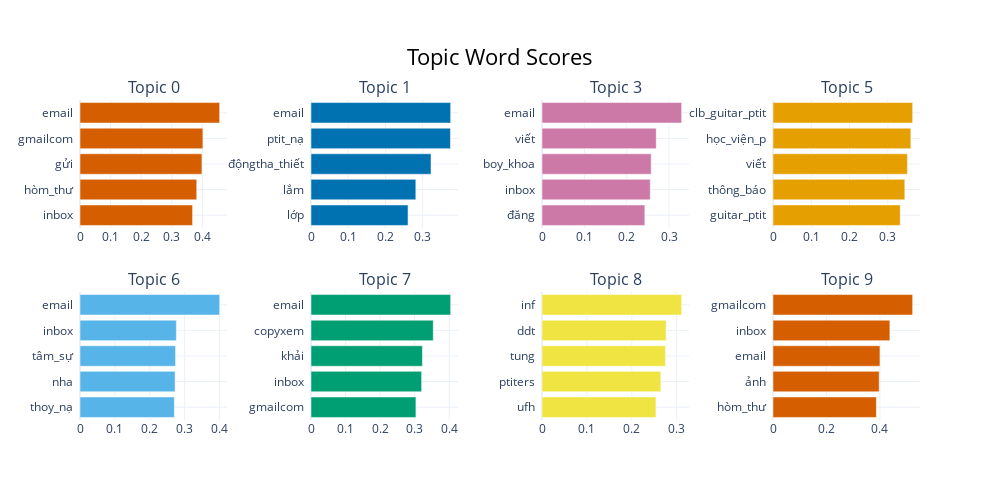

Notebook code cell kept with this figure:
### Code cell
topic_model.visualize_barchart()

### Figure 1 — Plotly figure (JSON) as saved in the notebook; plotly's stock layout.template omitted (floating-point values rounded to 4 significant figures)
{"data": [{"marker": {"color": "#D55E00"}, "orientation": "h", "type": "bar", "x": [0.368, 0.3817, 0.3987, 0.4019, 0.4566], "xaxis": "x", "y": ["inbox  ", "hòm_thư  ", "gửi  ", "gmailcom  ", "email  "], "yaxis": "y"}, {"marker": {"color": "#0072B2"}, "orientation": "h", "type": "bar", "x": [0.2607, 0.2816, 0.3224, 0.3746, 0.3752], "xaxis": "x2", "y": ["lớp  ", "lắm  ", "độngtha_thiết  ", "ptit_nạ  ", "email  "], "yaxis": "y2"}, {"marker": {"color": "#CC79A7"}, "orientation": "h", "type": "bar", "x": [0.2429, 0.2558, 0.2579, 0.2699, 0.3299], "xaxis": "x3", "y": ["đăng  ", "inbox  ", "boy_khoa  ", "viết  ", "email  "], "yaxis": "y3"}, {"marker": {"color": "#E69F00"}, "orientation": "h", "type": "bar", "x": [0.3325, 0.3444, 0.3511, 0.3601, 0.3648], "xaxis": "x4", "y": ["guitar_ptit  ", "thông_báo  ", "viết  ", "học_viện_p  ", "clb_guitar_ptit  "], "yaxis": "y4"}, {"marker": {"color": "#56B4E9"}, "orientation": "h", "type": "bar", "x": [0.2705, 0.2726, 0.2739, 0.2763, 0.4004], "xaxis": "x5", "y": ["thoy_nạ  ", "nha  ", "tâm_sự  ", "inbox  ", "email  "], "yaxis": "y5"}, {"marker": {"color": "#009E73"}, "orientation": "h", "type": "bar", "x": [0.3037, 0.3202, 0.3225, 0.3539, 0.4043], "xaxis": "x6", "y": ["gmailcom  ", "inbox  ", "khải  ", "copyxem  ", "email  "], "yaxis": "y6"}, {"marker": {"color": "#F0E442"}, "orientation": "h", "type": "bar", "x": [0.2538, 0.2646, 0.2749, 0.2763, 0.311], "xaxis": "x7", "y": ["ufh  ", "ptiters  ", "tung  ", "ddt  ", "inf  "], "yaxis": "y7"}, {"marker": {"color": "#D55E00"}, "orientation": "h", "type": "bar", "x": [0.3866, 0.3971, 0.4, 0.4371, 0.5223], "xaxis": "x8", "y": ["hòm_thư  ", "ảnh  ", "email  ", "inbox  ", "gmailcom  "], "yaxis": "y8"}], "layout": {"annotations": [{"font": {"size": 16}, "showarrow": false, "text": "Topic 0", "x": 0.0875, "xanchor": "center", "xref": "paper", "y": 1, "yanchor": "bottom", "yref": "paper"}, {"font": {"size": 16}, "showarrow": false, "text": "Topic 1", "x": 0.3625, "xanchor": "center", "xref": "paper", "y": 1, "yanchor": "bottom", "yref": "paper"}, {"font": {"size": 16}, "showarrow": false, "text": "Topic 3", "x": 0.6375, "xanchor": "center", "xref": "paper", "y": 1, "yanchor": "bottom", "yref": "paper"}, {"font": {"size": 16}, "showarrow": false, "text": "Topic 5", "x": 0.9125, "xanchor": "center", "xref": "paper", "y": 1, "yanchor": "bottom", "yref": "paper"}, {"font": {"size": 16}, "showarrow": false, "text": "Topic 6", "x": 0.0875, "xanchor": "center", "xref": "paper", "y": 0.4, "yanchor": "bottom", "yref": "paper"}, {"font": {"size": 16}, "showarrow": false, "text": "Topic 7", "x": 0.3625, "xanchor": "center", "xref": "paper", "y": 0.4, "yanchor": "bottom", "yref": "paper"}, {"font": {"size": 16}, "showarrow": false, "text": "Topic 8", "x": 0.6375, "xanchor": "center", "xref": "paper", "y": 0.4, "yanchor": "bottom", "yref": "paper"}, {"font": {"size": 16}, "showarrow": false, "text": "Topic 9", "x": 0.9125, "xanchor": "center", "xref": "paper", "y": 0.4, "yanchor": "bottom", "yref": "paper"}], "height": 500, "hoverlabel": {"bgcolor": "white", "font": {"family": "Rockwell", "size": 16}}, "showlegend": false, "title": {"font": {"color": "Black", "size": 22}, "text": "Topic Word Scores", "x": 0.5, "xanchor": "center", "yanchor": "top"}, "width": 1000, "xaxis": {"anchor": "y", "domain": [0, 0.175], "showgrid": true}, "xaxis2": {"anchor": "y2", "domain": [0.275, 0.45], "showgrid": true}, "xaxis3": {"anchor": "y3", "domain": [0.55, 0.725], "showgrid": true}, "xaxis4": {"anchor": "y4", "domain": [0.825, 1], "showgrid": true}, "xaxis5": {"anchor": "y5", "domain": [0, 0.175], "showgrid": true}, "xaxis6": {"anchor": "y6", "domain": [0.275, 0.45], "showgrid": true}, "xaxis7": {"anchor": "y7", "domain": [0.55, 0.725], "showgrid": true}, "xaxis8": {"anchor": "y8", "domain": [0.825, 1], "showgrid": true}, "yaxis": {"anchor": "x", "domain": [0.6, 1], "showgrid": true}, "yaxis2": {"anchor": "x2", "domain": [0.6, 1], "showgrid": true}, "yaxis3": {"anchor": "x3", "domain": [0.6, 1], "showgrid": true}, "yaxis4": {"anchor": "x4", "domain": [0.6, 1], "showgrid": true}, "yaxis5": {"anchor": "x5", "domain": [0, 0.4], "showgrid": true}, "yaxis6": {"anchor": "x6", "domain": [0, 0.4], "showgrid": true}, "yaxis7": {"anchor": "x7", "domain": [0, 0.4], "showgrid": true}, "yaxis8": {"anchor": "x8", "domain": [0, 0.4], "showgrid": true}}}
